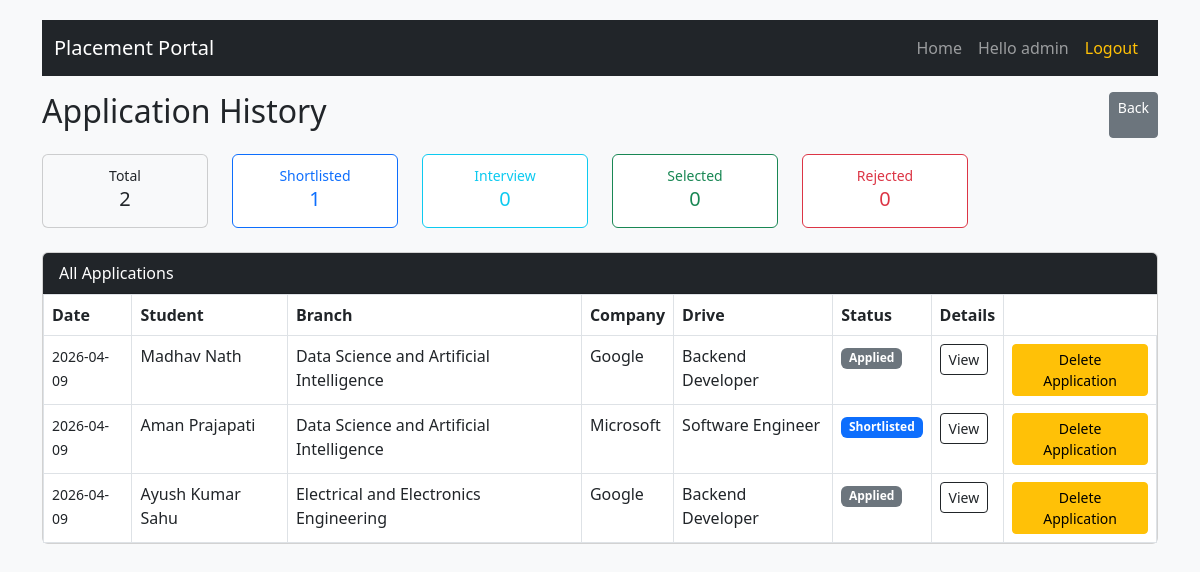
The app's page /admin/applications (signed in), older data.
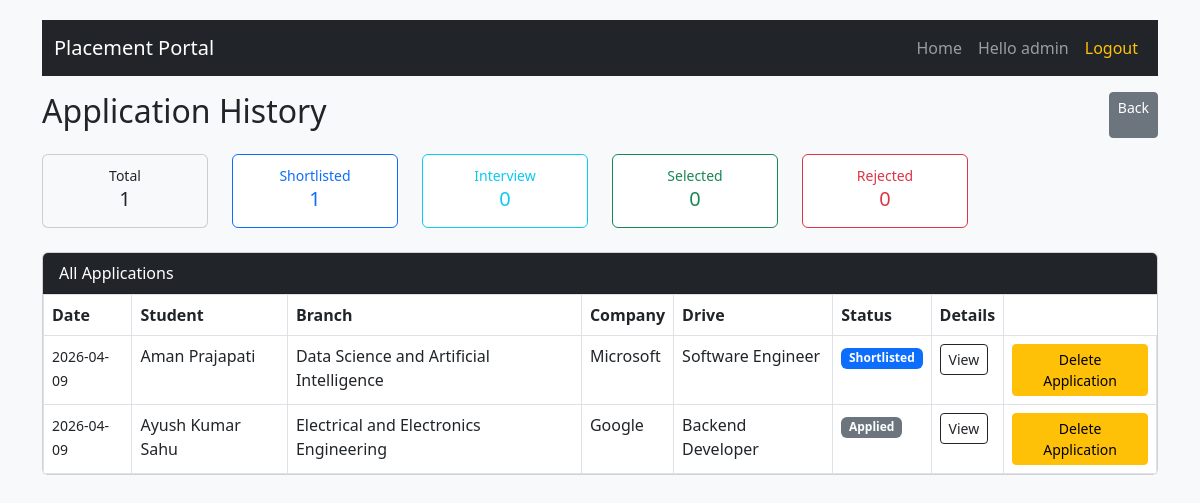
The same page, newer data.
### database/models.py (models this page shows)
class Application(db.Model):
    __tablename__ = 'application'
    id = db.Column(db.Integer, primary_key=True)
    student_id = db.Column(db.Integer, db.ForeignKey('student.id'), nullable=False)
    job_id = db.Column(db.Integer, db.ForeignKey('placements.id'), nullable=False)
    status = db.Column(db.String(20), default='Applied', nullable=False)
    date = db.Column(db.DateTime, default=datetime.now)
    __table_args__ = (
        db.UniqueConstraint('student_id', 'job_id', name='unique_student_job_application'),
    )

class Student(db.Model):
    __tablename__ = 'student'
    id = db.Column(db.Integer, primary_key=True)
    user_id = db.Column(db.Integer, db.ForeignKey('user.id'), unique=True, nullable=False)
    name = db.Column(db.String(100), nullable=False)
    contact = db.Column(db.String(20))
    education = db.Column(db.String(200))
    skills = db.Column(db.Text)
    resume = db.Column(db.String(255))
    college = db.Column(db.String(200))
    branch = db.Column(db.String(100))
    dob = db.Column(db.Date)
    country = db.Column(db.String(100))
    state = db.Column(db.String(100))
    address = db.Column(db.Text)
    applications = db.relationship('Application', backref='student', lazy=True, cascade="all, delete-orphan")

class Company(db.Model):
    __tablename__ = 'company'
    id = db.Column(db.Integer, primary_key=True)
    user_id = db.Column(db.Integer, db.ForeignKey('user.id'), unique=True, nullable=False)
    company_name = db.Column(db.String(100), nullable=False)
    industry = db.Column(db.String(100),nullable = False)
    HRcontact = db.Column(db.String(10),nullable = False)
    approval = db.Column(db.Boolean, default=False) # Approval of the Admin for the company
    drives = db.relationship('Placements', backref='company', lazy=True, cascade="all, delete-orphan")

class Placements(db.Model):
    __tablename__ = 'placements'
    id = db.Column(db.Integer, primary_key=True)
    company_id = db.Column(db.Integer, db.ForeignKey('company.id'), nullable=False)
    title = db.Column(db.String(100), nullable=False)
    description = db.Column(db.Text, nullable=False)
    reqSkills = db.Column(db.Text)
    experience = db.Column(db.String(50))
    salary = db.Column(db.String(50))
    deadline = db.Column(db.DateTime)
    website = db.Column(db.String(255))
    is_rejected = db.Column(db.Boolean, default=False)
    status = db.Column(db.Boolean, default=True) # Company can close the drive
    admin_approval = db.Column(db.Boolean, default=False) # Admin approves the drive
    applications = db.relationship('Application', backref='placements', lazy=True, cascade="all, delete-orphan")

### routes/admin_mgmt.py (the view)
@app.route('/admin/applications')
@login_required
@role_required('admin')
def admin_applications():
    all_apps = models.Application.query.order_by(models.Application.date.desc()).all()
    counts = {
        'Applied': 0,
        'Shortlisted': 0,
        'Interview': 0,
        'Selected': 0,
        'Rejected': 0
    }
    for x in all_apps:
        if x.status in counts:
            counts[x.status]  = counts[x.status] + 1
    return render_template(
        'applications_mgmt.html',
        applications=all_apps,
        status_counts=counts
    )

### app.py (called while the page is built)
@login_manager.user_loader
def load_user(user_id):
    return models.User.query.get(int(user_id))

def role_required(*roles):
    def wrapper(fn):
        @wraps(fn)
        def decorated_view(*args,**kwargs):
            if not current_user.is_authenticated:
                return login_manager.unauthorized()
            if current_user.role not in roles:
                flash("You do not have permission to access this page", "danger")
                return redirect(url_for('login'))
            return fn(*args , **kwargs)
        return decorated_view
    return wrapper

### templates/applications_mgmt.html (shortened to what the changed rows need)
{% extends "base.html" %}
{% block content %}
<div class="d-flex justify-content-between mb-3">
    <h2>Application History</h2>
</div>
<div class="row mb-3 text-center">
    <div class="col-md-2 mb-2">
        <div class="card bg-light">
            <div class="card-body p-2">
                <small>Total</small>
                <h5>{{ status_counts['Applied'] }}</h5>
            </div>
        </div>
    </div>
</div>
<div class="card mb-4">
    <div class="table-responsive">
        <table class="table table-bordered table-hover mb-0">
            <tr>
                <th>Date</th>
                <th>Student</th>
                <th>Branch</th>
                <th>Company</th>
                <th>Drive</th>
                <th>Status</th>
                <th>Details</th>
            </tr>
            {% if applications %}
                {% for app in applications %}
                <tr>
                    <td><small>{{app.date.strftime('%Y-%m-%d')}}</small></td>
                    <td>{{ app.student.name }}</td>
                    <td>{{ app.student.branch }}</td>
                    <td>{{app.placements.company.company_name}}</td>
                    <td>{{ app.placements.title }}</td>
                    <td>
                        {% if app.status == 'Applied' %}
                            <span class="badge bg-secondary">Applied</span>
                        {% elif app.status == 'Shortlisted' %}
                            <span class="badge bg-primary">Shortlisted</span>
                        {% elif app.status == 'Interview' %}
                            <span class="badge bg-info">Interview</span>
                        {% elif app.status == 'Selected' %}
                            <span class="badge bg-success">Selected</span>
                        {% elif app.status == 'Rejected' %}
                            <span class="badge bg-danger">Rejected</span>
                        {% else %}
                            <span class="badge bg-dark">{{ app.status }}</span>
                        {% endif %}
                    </td>
                    <td>
                        <button class="btn btn-sm btn-outline-dark"
                                data-bs-toggle="modal"
                                data-bs-target="#studentModal{{app.student.id}}">
                            View
                        </button>
                    </td>
                    <td>
                        <a href="{{ url_for('delete_appn', app_id=app.id) }}" class="btn btn-warning btn-sm">Delete Application</a>
                    </td>
                </tr>
                {% endfor %}
            {% else %}
                <tr>
                    <td colspan="6" class="text-center text-muted">
                        No applications yet
                    </td>
                </tr>
            {% endif %}
        </table>
    </div>
</div>
{% endblock %}

Row changes from the older to the newer data that the page shows:
removed Application: date "2026-04-09", student.name "Madhav Nath", student.branch "Data Science and Artificial Intelligence", placements.company.company_name "Google", placements "Backend Developer", status "Applied"
Text that changed along with them:
{{ status_counts['Applied'] }}: "2" → "1"
